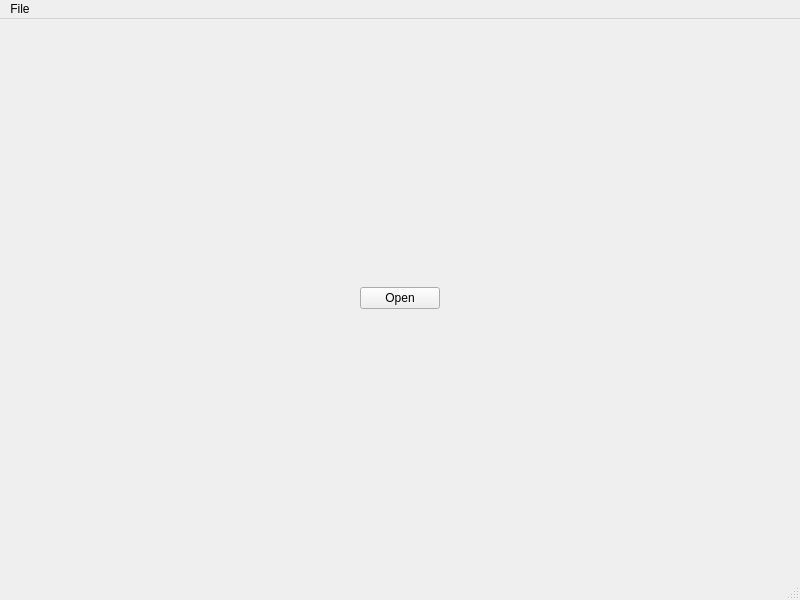
<?xml version="1.0" encoding="UTF-8"?>
<ui version="4.0">
 <class>MainWindow</class>
 <widget class="QMainWindow" name="MainWindow">
  <property name="geometry">
   <rect>
    <x>0</x>
    <y>0</y>
    <width>800</width>
    <height>600</height>
   </rect>
  </property>
  <property name="windowTitle">
   <string>MainWindow</string>
  </property>
  <widget class="QWidget" name="centralwidget">
   <layout class="QGridLayout" name="gridLayout_5">
    <item row="0" column="0">
     <layout class="QHBoxLayout" name="horizontalLayout" stretch="1,0">
      <item>
       <layout class="QGridLayout" name="gridLayoutPlot"/>
      </item>
      <item>
       <layout class="QVBoxLayout" name="verticalLayout_3">
        <item>
         <widget class="QPushButton" name="pushButton">
          <property name="text">
           <string>Open</string>
          </property>
         </widget>
        </item>
        <item>
         <layout class="QGridLayout" name="gridLayoutControl"/>
        </item>
       </layout>
      </item>
     </layout>
    </item>
   </layout>
  </widget>
  <widget class="QMenuBar" name="menubar">
   <property name="geometry">
    <rect>
     <x>0</x>
     <y>0</y>
     <width>800</width>
     <height>18</height>
    </rect>
   </property>
   <widget class="QMenu" name="menuFile">
    <property name="title">
     <string>File</string>
    </property>
    <addaction name="actionOpen"/>
   </widget>
   <addaction name="menuFile"/>
  </widget>
  <widget class="QStatusBar" name="statusbar"/>
  <action name="actionOpen">
   <property name="text">
    <string>Open</string>
   </property>
   <property name="toolTip">
    <string>Open a file</string>
   </property>
   <property name="shortcut">
    <string>Ctrl+O</string>
   </property>
  </action>
 </widget>
 <resources/>
 <connections>
  <connection>
   <sender>pushButton</sender>
   <signal>clicked()</signal>
   <receiver>actionOpen</receiver>
   <slot>trigger()</slot>
   <hints>
    <hint type="sourcelabel">
     <x>207</x>
     <y>39</y>
    </hint>
    <hint type="destinationlabel">
     <x>-1</x>
     <y>-1</y>
    </hint>
   </hints>
  </connection>
 </connections>
</ui>
